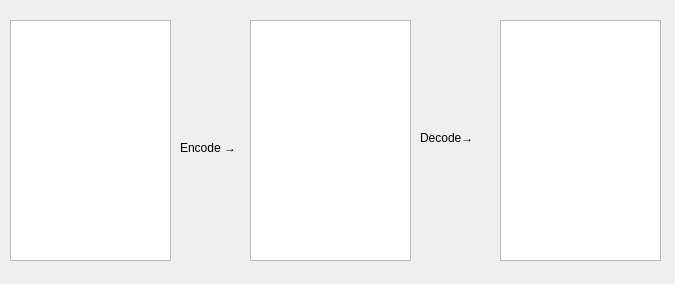
<?xml version="1.0" encoding="UTF-8"?>
<ui version="4.0">
 <class>MainWindow</class>
 <widget class="QMainWindow" name="MainWindow">
  <property name="geometry">
   <rect>
    <x>0</x>
    <y>0</y>
    <width>675</width>
    <height>284</height>
   </rect>
  </property>
  <property name="windowTitle">
   <string>动态哈夫曼编码</string>
  </property>
  <widget class="QWidget" name="centralWidget">
   <widget class="QTextEdit" name="backText">
    <property name="geometry">
     <rect>
      <x>500</x>
      <y>20</y>
      <width>161</width>
      <height>241</height>
     </rect>
    </property>
   </widget>
   <widget class="QTextEdit" name="rawText">
    <property name="geometry">
     <rect>
      <x>10</x>
      <y>20</y>
      <width>161</width>
      <height>241</height>
     </rect>
    </property>
   </widget>
   <widget class="QTextEdit" name="codeText">
    <property name="geometry">
     <rect>
      <x>250</x>
      <y>20</y>
      <width>161</width>
      <height>241</height>
     </rect>
    </property>
   </widget>
   <widget class="QLabel" name="label_2">
    <property name="geometry">
     <rect>
      <x>420</x>
      <y>130</y>
      <width>59</width>
      <height>16</height>
     </rect>
    </property>
    <property name="text">
     <string>Decode→</string>
    </property>
   </widget>
   <widget class="QLabel" name="label">
    <property name="geometry">
     <rect>
      <x>180</x>
      <y>140</y>
      <width>71</width>
      <height>16</height>
     </rect>
    </property>
    <property name="text">
     <string>Encode →</string>
    </property>
   </widget>
  </widget>
 </widget>
 <layoutdefault spacing="6" margin="11"/>
 <resources/>
 <connections/>
</ui>
